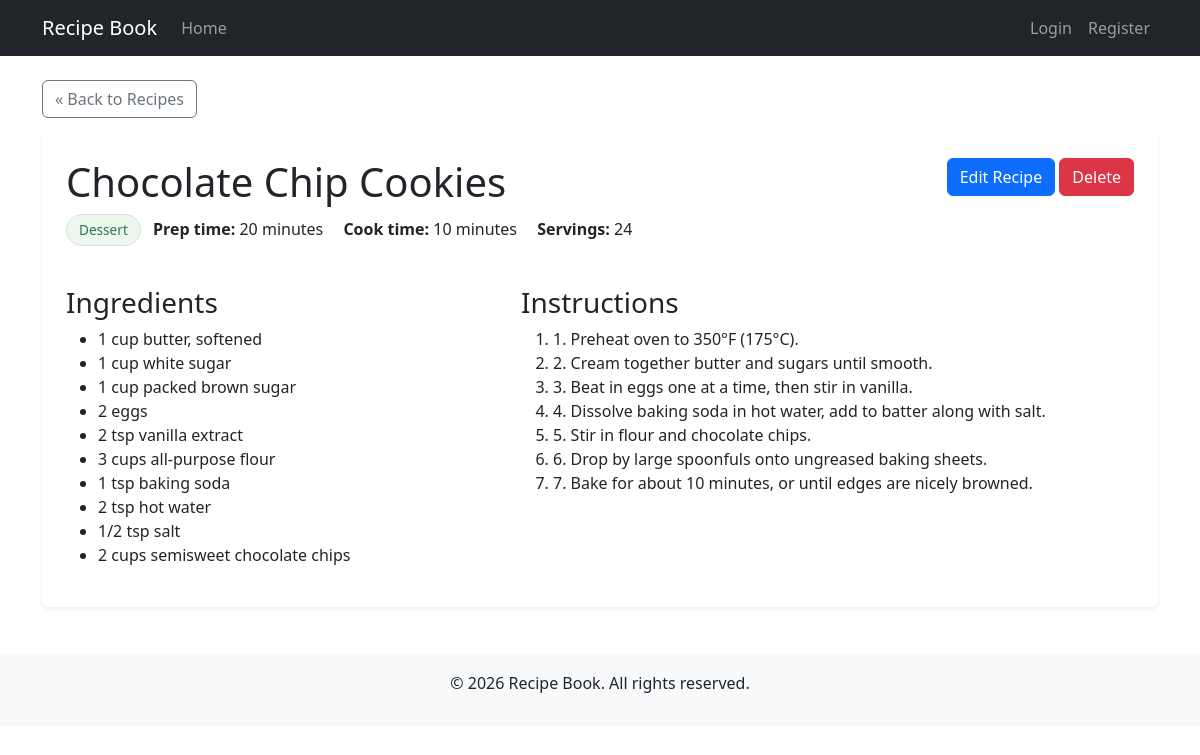
The page /view_recipe.php?id=2 on the database its author committed.
### tables this page shows
CREATE TABLE IF NOT EXISTS recipes (
                                       id INT(11) NOT NULL AUTO_INCREMENT,
    user_id INT(11) NOT NULL,
    title VARCHAR(255) NOT NULL,
    ingredients TEXT NOT NULL,
    instructions TEXT NOT NULL,
    prep_time VARCHAR(50),
    cook_time VARCHAR(50),
    servings INT(11),
    category VARCHAR(100),
    image VARCHAR(255),
    created_at TIMESTAMP DEFAULT CURRENT_TIMESTAMP,
    PRIMARY KEY (id),
    FOREIGN KEY (user_id) REFERENCES users(id) ON DELETE CASCADE
    );

### view_recipe.php (the view, shortened to what this page needs)
<?php
require_once 'db_connect.php';
$id = mysqli_real_escape_string($conn, $_GET['id']);
$query = "SELECT * FROM recipes WHERE id = $id";
$result = mysqli_query($conn, $query);
$recipe = mysqli_fetch_assoc($result);
include 'includes/header.php';
?>
    <div class="container mt-4">
        <div class="row mb-3">
            <div class="col">
                <a href="index.php" class="btn btn-outline-secondary">&laquo; Back to Recipes</a>
            </div>
        </div>
        <div class="recipe-details bg-white p-4 shadow-sm rounded">
            <div class="row">
                <div class="col-md-8">
                    <h1><?php echo htmlspecialchars($recipe['title']); ?></h1>
                    <div class="recipe-meta mb-3">
                        <?php if (!empty($recipe['category'])): ?>
                            <span class="badge bg-secondary me-2"><?php echo htmlspecialchars($recipe['category']); ?></span>
                        <?php endif; ?>
                        <?php if (!empty($recipe['prep_time'])): ?>
                            <span class="me-3"><strong>Prep time:</strong> <?php echo htmlspecialchars($recipe['prep_time']); ?></span>
                        <?php endif; ?>
                        <?php if (!empty($recipe['cook_time'])): ?>
                            <span class="me-3"><strong>Cook time:</strong> <?php echo htmlspecialchars($recipe['cook_time']); ?></span>
                        <?php endif; ?>
                        <?php if (!empty($recipe['servings'])): ?>
                            <span><strong>Servings:</strong> <?php echo htmlspecialchars($recipe['servings']); ?></span>
                        <?php endif; ?>
                    </div>
                </div>
                <div class="col-md-4 text-md-end">
                    <a href="edit_recipe.php?id=<?php echo $recipe['id']; ?>" class="btn btn-primary">Edit Recipe</a>
                    <a href="delete_recipe.php?id=<?php echo $recipe['id']; ?>" class="btn btn-danger" onclick="return confirm('Are you sure you want to delete this recipe?')">Delete</a>
                </div>
            </div>
            <div class="row mt-4">
                <div class="col-md-5">
                    <h3>Ingredients</h3>
                    <ul class="ingredients-list">
                        <?php
                        $ingredients = explode("\n", $recipe['ingredients']);
                        foreach ($ingredients as $ingredient) {
                            if (trim($ingredient) !== '') {
                                echo '<li>' . htmlspecialchars(trim($ingredient)) . '</li>';
                            }
                        }
                        ?>
                    </ul>
                </div>
                <div class="col-md-7">
                    <h3>Instructions</h3>
                    <ol class="instructions-list">
                        <?php
                        $instructions = explode("\n", $recipe['instructions']);
                        foreach ($instructions as $instruction) {
                            if (trim($instruction) !== '') {
                                echo '<li>' . htmlspecialchars(trim($instruction)) . '</li>';
                            }
                        }
                        ?>
                    </ol>
                </div>
            </div>
        </div>
    </div>
<?php
include 'includes/footer.php';
?>

### css/style.css (style rules this page uses)
.badge.bg-secondary { background-color: #edf7ed !important; color: #2c7744 !important; padding: 0.5rem 0.75rem; font-size: 0.85rem; font-weight: 500; border-radius: 20px; border: 1px solid #d1e7dd; }
.btn { transition: all 0.3s ease; }

### rows shown on the page
recipes: title "Chocolate Chip Cookies", category "Dessert", prep_time "20 minutes", cook_time "10 minutes", servings "24", ingredients "1 cup butter, softened", ingredients "1 cup white sugar", ingredients "1 cup packed brown sugar", ingredients "2 eggs", ingredients "2 tsp vanilla extract", ingredients "3 cups all-purpose flour", ingredients "1 tsp baking soda", ingredients "2 tsp hot water", ingredients "1/2 tsp salt", ingredients "2 cups semisweet chocolate chips", instructions "1. Preheat oven to 350°F (175°C).", instructions "2. Cream together butter and sugars until smooth.", instructions "3. Beat in eggs one at a time, then stir in vanilla.", instructions "4. Dissolve baking soda in hot water, add to batter along with salt.", instructions "5. Stir in flour and chocolate chips.", instructions "6. Drop by large spoonfuls onto ungreased baking sheets.", instructions "7. Bake for about 10 minutes, or until edges are nicely browned."
